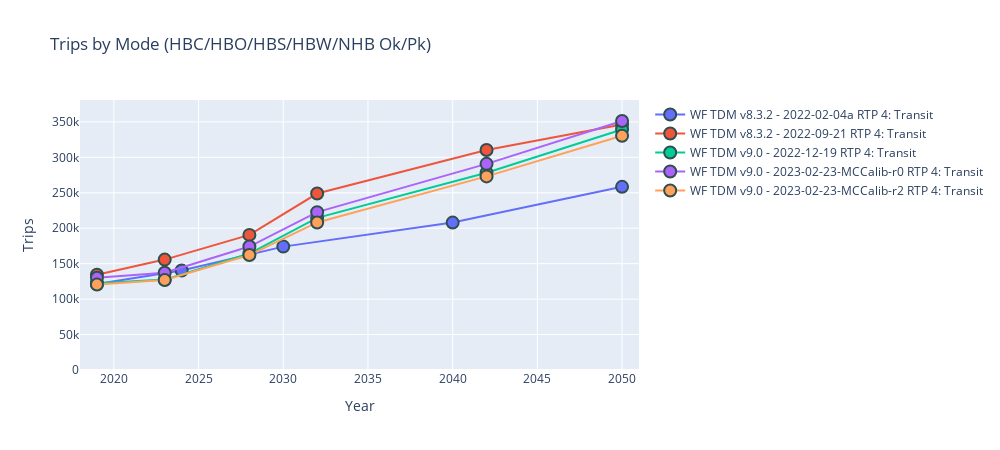
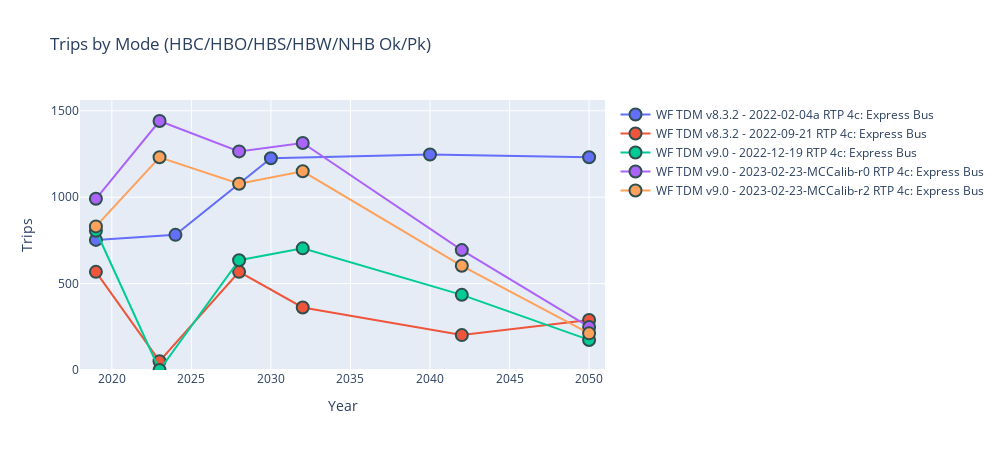
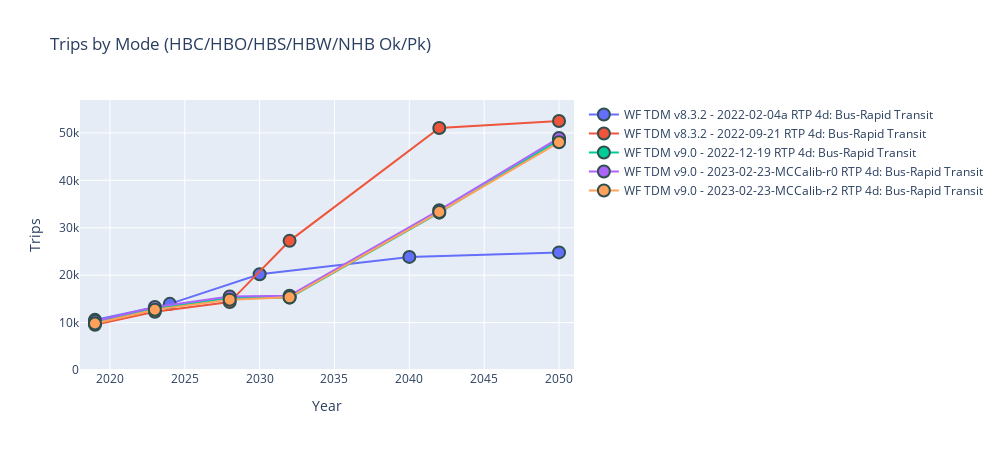
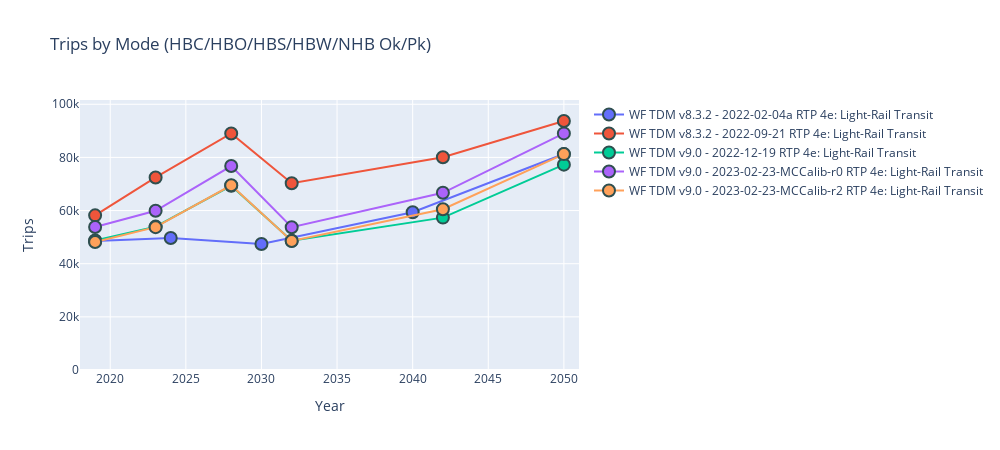

These figures' notebook cell, in order:
### Code cell
# MAKE INTERACTIVE CHART
py.offline.init_notebook_mode(connected=True)

lstTdmVersionWithDate = sorted(dfTransitSummaryPlotData['tdmVersionWithDate'].unique().tolist())
lstScenarioGroups     = sorted(dfTransitSummaryPlotData['scenarioGroup'     ].unique().tolist())
lstModes              = sorted(dfTransitSummaryPlotData['modeGroup'         ].unique().tolist())
lstTripPurp           = sorted(dfTransitSummaryPlotData['TRIPPURP'          ].unique().tolist())
lstPeriod             = sorted(dfTransitSummaryPlotData['PERIOD'            ].unique().tolist())

# remove include in all list
lstScenarioGroups = [i for i in lstScenarioGroups if i not in lstIncludeInAll] 

selectTdmVersionsWithDate = widgets.SelectMultiple(options=lstTdmVersionWithDate, value=(lstTdmVersionWithDate), description='TDM Version'   )
selectScenarioGroups      = widgets.SelectMultiple(options=lstScenarioGroups    , value=('RTP',               ), description='Scenario Group')
selectModes               = widgets.SelectMultiple(options=lstModes             , value=('4: Transit',        ), description='Mode Group'    )
selectTripPurps           = widgets.SelectMultiple(options=lstTripPurp          , value=(lstTripPurp          ), description='Purpose'       )
selectPeriods             = widgets.SelectMultiple(options=lstPeriod            , value=(lstPeriod            ), description='Periods'       )

#custom extents
#xmin = widgets.Text(value='0'  , description='X Min')
#xmax = widgets.Text(value='160' , description='X Max')
#ymin = widgets.Text(value='0'  , description='Y Min')
#ymax = widgets.Text(value='.10', description='Y Max')

widgets.interactive(update_plot, tdmVersionsWithDate=selectTdmVersionsWithDate, scenarioGroups=selectScenarioGroups, modeGroups=selectModes, trippurps=selectTripPurps , periods=selectPeriods)

#ADD RAW OBSERVED CURVES

### Figure 1 — Plotly figure (JSON) as saved in the notebook; plotly's stock layout.template omitted (floating-point values rounded to 4 significant figures)
{"data": [{"marker": {"line": {"color": "DarkSlateGrey", "width": 2}, "size": 12}, "mode": "markers+lines", "name": "WF TDM v8.3.2 - 2022-02-04a RTP 4: Transit", "type": "scatter", "x": [2019, 2024, 2030, 2040, 2050], "y": [121321, 140408, 174053, 207976, 258408]}, {"marker": {"line": {"color": "DarkSlateGrey", "width": 2}, "size": 12}, "mode": "markers+lines", "name": "WF TDM v8.3.2 - 2022-09-21 RTP 4: Transit", "type": "scatter", "x": [2019, 2023, 2028, 2032, 2042, 2050], "y": [134370, 155741, 190569, 248930, 310261, 346188]}, {"marker": {"line": {"color": "DarkSlateGrey", "width": 2}, "size": 12}, "mode": "markers+lines", "name": "WF TDM v9.0 - 2022-12-19 RTP 4: Transit", "type": "scatter", "x": [2019, 2023, 2028, 2032, 2042, 2050], "y": [122503, 127540, 164321, 214591, 278318, 339257]}, {"marker": {"line": {"color": "DarkSlateGrey", "width": 2}, "size": 12}, "mode": "markers+lines", "name": "WF TDM v9.0 - 2023-02-23-MCCalib-r0 RTP 4: Transit", "type": "scatter", "x": [2019, 2023, 2028, 2032, 2042, 2050], "y": [130135, 137210, 174160, 222718, 290809, 351271]}, {"marker": {"line": {"color": "DarkSlateGrey", "width": 2}, "size": 12}, "mode": "markers+lines", "name": "WF TDM v9.0 - 2023-02-23-MCCalib-r2 RTP 4: Transit", "type": "scatter", "x": [2019, 2023, 2028, 2032, 2042, 2050], "y": [120544, 127023, 162136, 208122, 273114, 330554]}], "layout": {"height": 450, "title": {"text": "Trips by Mode (HBC/HBO/HBS/HBW/NHB Ok/Pk)"}, "width": 1000, "xaxis": {"range": [2018, 2051], "title": {"text": "Year"}}, "yaxis": {"rangemode": "tozero", "title": {"text": "Trips"}}}}

### Figure 2 — Plotly figure (JSON) as saved in the notebook; plotly's stock layout.template omitted (floating-point values rounded to 4 significant figures)
{"data": [{"marker": {"line": {"color": "DarkSlateGrey", "width": 2}, "size": 12}, "mode": "markers+lines", "name": "WF TDM v8.3.2 - 2022-02-04a RTP 4c: Express Bus", "type": "scatter", "x": [2019, 2024, 2030, 2040, 2050], "y": [753, 782, 1225, 1247, 1231]}, {"marker": {"line": {"color": "DarkSlateGrey", "width": 2}, "size": 12}, "mode": "markers+lines", "name": "WF TDM v8.3.2 - 2022-09-21 RTP 4c: Express Bus", "type": "scatter", "x": [2019, 2023, 2028, 2032, 2042, 2050], "y": [568, 51, 568, 362, 202, 289]}, {"marker": {"line": {"color": "DarkSlateGrey", "width": 2}, "size": 12}, "mode": "markers+lines", "name": "WF TDM v9.0 - 2022-12-19 RTP 4c: Express Bus", "type": "scatter", "x": [2019, 2023, 2028, 2032, 2042, 2050], "y": [806, 0, 635, 704, 435, 174]}, {"marker": {"line": {"color": "DarkSlateGrey", "width": 2}, "size": 12}, "mode": "markers+lines", "name": "WF TDM v9.0 - 2023-02-23-MCCalib-r0 RTP 4c: Express Bus", "type": "scatter", "x": [2019, 2023, 2028, 2032, 2042, 2050], "y": [991, 1441, 1265, 1314, 694, 249]}, {"marker": {"line": {"color": "DarkSlateGrey", "width": 2}, "size": 12}, "mode": "markers+lines", "name": "WF TDM v9.0 - 2023-02-23-MCCalib-r2 RTP 4c: Express Bus", "type": "scatter", "x": [2019, 2023, 2028, 2032, 2042, 2050], "y": [831, 1231, 1078, 1150, 603, 212]}], "layout": {"height": 450, "title": {"text": "Trips by Mode (HBC/HBO/HBS/HBW/NHB Ok/Pk)"}, "width": 1000, "xaxis": {"range": [2018, 2051], "title": {"text": "Year"}}, "yaxis": {"rangemode": "tozero", "title": {"text": "Trips"}}}}

### Figure 3 — Plotly figure (JSON) as saved in the notebook; plotly's stock layout.template omitted (floating-point values rounded to 4 significant figures)
{"data": [{"marker": {"line": {"color": "DarkSlateGrey", "width": 2}, "size": 12}, "mode": "markers+lines", "name": "WF TDM v8.3.2 - 2022-02-04a RTP 4d: Bus-Rapid Transit", "type": "scatter", "x": [2019, 2024, 2030, 2040, 2050], "y": [10572, 13945, 20178, 23847, 24804]}, {"marker": {"line": {"color": "DarkSlateGrey", "width": 2}, "size": 12}, "mode": "markers+lines", "name": "WF TDM v8.3.2 - 2022-09-21 RTP 4d: Bus-Rapid Transit", "type": "scatter", "x": [2019, 2023, 2028, 2032, 2042, 2050], "y": [9536, 12292, 14316, 27235, 51029, 52509]}, {"marker": {"line": {"color": "DarkSlateGrey", "width": 2}, "size": 12}, "mode": "markers+lines", "name": "WF TDM v9.0 - 2022-12-19 RTP 4d: Bus-Rapid Transit", "type": "scatter", "x": [2019, 2023, 2028, 2032, 2042, 2050], "y": [10014, 12987, 15170, 15258, 33180, 48547]}, {"marker": {"line": {"color": "DarkSlateGrey", "width": 2}, "size": 12}, "mode": "markers+lines", "name": "WF TDM v9.0 - 2023-02-23-MCCalib-r0 RTP 4d: Bus-Rapid Transit", "type": "scatter", "x": [2019, 2023, 2028, 2032, 2042, 2050], "y": [10292, 13278, 15503, 15667, 33706, 48939]}, {"marker": {"line": {"color": "DarkSlateGrey", "width": 2}, "size": 12}, "mode": "markers+lines", "name": "WF TDM v9.0 - 2023-02-23-MCCalib-r2 RTP 4d: Bus-Rapid Transit", "type": "scatter", "x": [2019, 2023, 2028, 2032, 2042, 2050], "y": [9823, 12696, 14840, 15321, 33313, 48015]}], "layout": {"height": 450, "title": {"text": "Trips by Mode (HBC/HBO/HBS/HBW/NHB Ok/Pk)"}, "width": 1000, "xaxis": {"range": [2018, 2051], "title": {"text": "Year"}}, "yaxis": {"rangemode": "tozero", "title": {"text": "Trips"}}}}

### Figure 4 — Plotly figure (JSON) as saved in the notebook; plotly's stock layout.template omitted (floating-point values rounded to 4 significant figures)
{"data": [{"marker": {"line": {"color": "DarkSlateGrey", "width": 2}, "size": 12}, "mode": "markers+lines", "name": "WF TDM v8.3.2 - 2022-02-04a RTP 4e: Light-Rail Transit", "type": "scatter", "x": [2019, 2024, 2030, 2040, 2050], "y": [48534, 49670, 47393, 59386, 81268]}, {"marker": {"line": {"color": "DarkSlateGrey", "width": 2}, "size": 12}, "mode": "markers+lines", "name": "WF TDM v8.3.2 - 2022-09-21 RTP 4e: Light-Rail Transit", "type": "scatter", "x": [2019, 2023, 2028, 2032, 2042, 2050], "y": [58192, 72467, 89013, 70293, 80041, 93703]}, {"marker": {"line": {"color": "DarkSlateGrey", "width": 2}, "size": 12}, "mode": "markers+lines", "name": "WF TDM v9.0 - 2022-12-19 RTP 4e: Light-Rail Transit", "type": "scatter", "x": [2019, 2023, 2028, 2032, 2042, 2050], "y": [48746, 53956, 69336, 48615, 57344, 77269]}, {"marker": {"line": {"color": "DarkSlateGrey", "width": 2}, "size": 12}, "mode": "markers+lines", "name": "WF TDM v9.0 - 2023-02-23-MCCalib-r0 RTP 4e: Light-Rail Transit", "type": "scatter", "x": [2019, 2023, 2028, 2032, 2042, 2050], "y": [53809, 59913, 76761, 53718, 66689, 89041]}, {"marker": {"line": {"color": "DarkSlateGrey", "width": 2}, "size": 12}, "mode": "markers+lines", "name": "WF TDM v9.0 - 2023-02-23-MCCalib-r2 RTP 4e: Light-Rail Transit", "type": "scatter", "x": [2019, 2023, 2028, 2032, 2042, 2050], "y": [48156, 53750, 69516, 48539, 60490, 81242]}], "layout": {"height": 450, "title": {"text": "Trips by Mode (HBC/HBO/HBS/HBW/NHB Ok/Pk)"}, "width": 1000, "xaxis": {"range": [2018, 2051], "title": {"text": "Year"}}, "yaxis": {"rangemode": "tozero", "title": {"text": "Trips"}}}}
